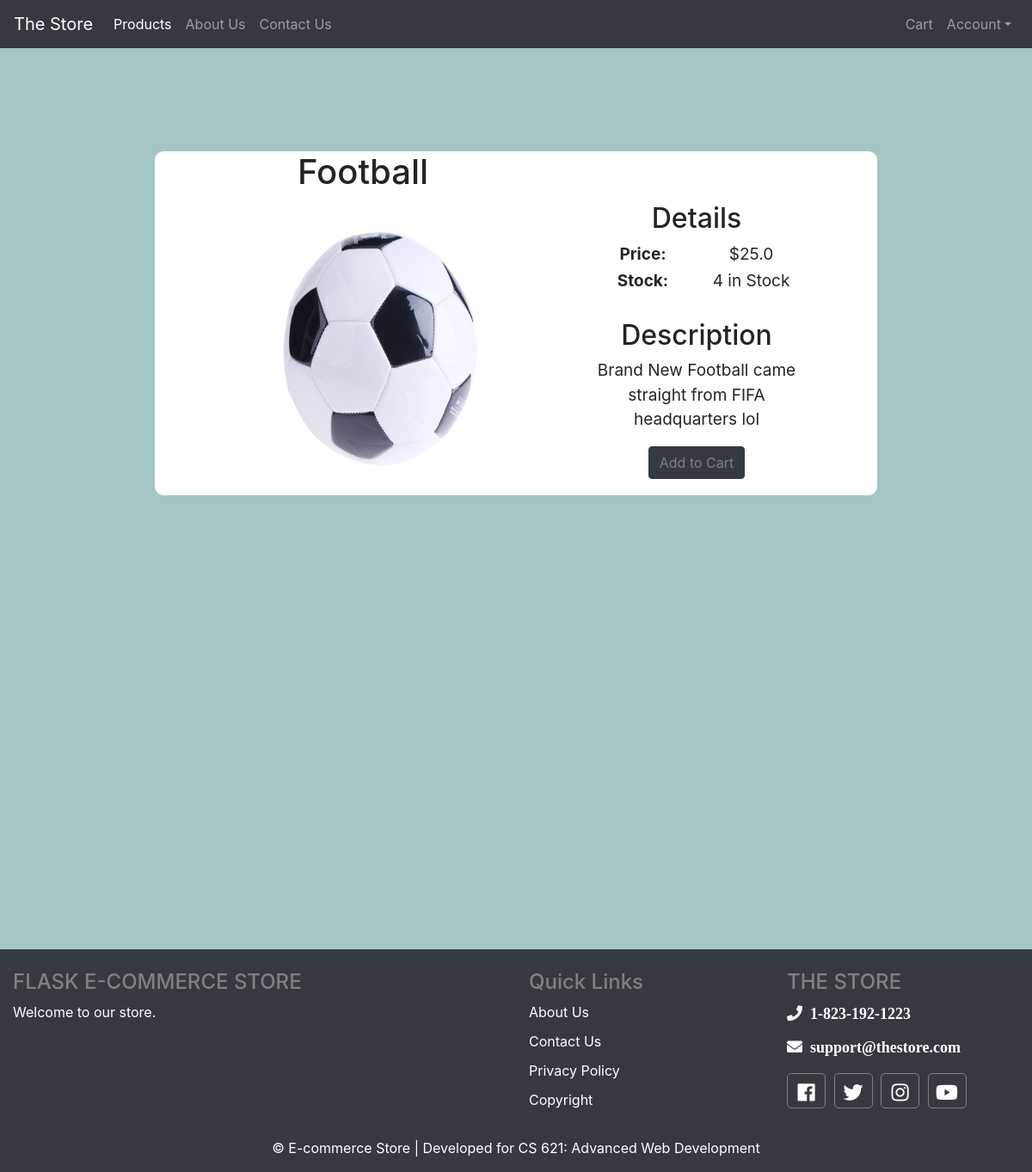
Page /productDescription?productId=4 on the committed database.
### routes.py (models this page shows, shortened)
class Products(db.Model):
    __tablename__ = 'products'
    __table_args__ = {'extend_existing': True}
    product_id = db.Column(db.Integer, primary_key=True)
    name = db.Column(db.String(30))
    price = db.Column(db.Float)
    description = db.Column(db.String(250))
    image = db.Column(db.String())
    stock = db.Column(db.Integer)

### routes.py (the view)
@ecomm.route('/productDescription')
def productDescription():
    productId = request.args.get('productId')
    productData = Products.query.filter_by(product_id=productId).first()
    return render_template("productDescription.html", data=productData, leftNav=leftNav_items(), rightNav=rightNav_items())

### routes.py (called while the page is built)
def leftNav_items():
    return [('/products', 'Products'), ('/about', 'About Us'), ('/contact', 'Contact Us')]

def rightNav_items():
    return [('/cart', 'Cart'), ('/account', 'Account')]

### templates/productDescription.html
{% extends "base.html" %}
{% set active_page = "Products" %}
{% block content %}
<div id="display">
	<div class="leftProduct">
		<div id="productName">
			<h1>{{data.name}}</h1>
		</div>
		<div>
			<img src={{url_for('static', filename='uploads/'+data.image) }} id="productImage" height="120" width="90"/>
		</div>
	</div>
	<div id="productDescription">
		<h2>Details</h2>
		<table id="descriptionTable">
			<tr>
				<td><b>Price:</b></td>
				<td>${{data.price}}</td>
			</tr>
			<tr>
				<td><b>Stock:</b></td>
				<td>{{data.stock}} in Stock</td>
			</tr>
		</table>
		<br>
		<h2>Description</h2>
		<p>{{data.description}}</p>
		<div id="addToCart">
			<button class="btn btn-dark" type="button" name="button">
				<a href="/addToCart?productId={{request.args.get('productId')}}">Add to Cart</a>
			</button>
		</div>
	</div>
</div>
{% endblock %}

### static/style.css (style rules this page uses)
#display { margin-top: 20px; margin-left: 20px; margin-right: 20px; margin-bottom: 20px; }
#productImage { height: 122px; width: 92px; margin-left: 20px; margin-right: 20px; margin-top: 20px; margin-bottom: 20px; display: inline-block; float: left; }
#productDescription { margin-left: 20px; margin-right: 20px; margin-top: 20px; margin-bottom: 20px; display: inline-block; font-size: 19px; }
#descriptionTable td { width: 150px; }
body { min-height: 100vh; position: relative; margin: 0; background: #A3C6C4; }
#display { background: white; width: 70%; height: 400px; margin-left: 15%; margin-top: 10%; border-radius: 10px; text-align: center; }
#display img { width: 250px; height: 300px; }
.leftProduct { width: 30%; margin-left: 0; display: inline-block; }
#display #productDescription { width: 30%; float: right; margin-right: 10%; margin-top: 7%; display: inline-block; }
#display a { color: gray; text-decoration: none; }

### rows in the picture
Products: name "Football", image (picture), price "25.0", stock "4", description "Brand New Football came straight from FIFA headquarters lol"

### other values in the picture
{{ navTitle }} "Products"
{{ navTitle }} "About Us" "Contact Us"
{{ rightNav[0][1] }} "Cart"
{{ rightNav[1][1] }} "Account"
